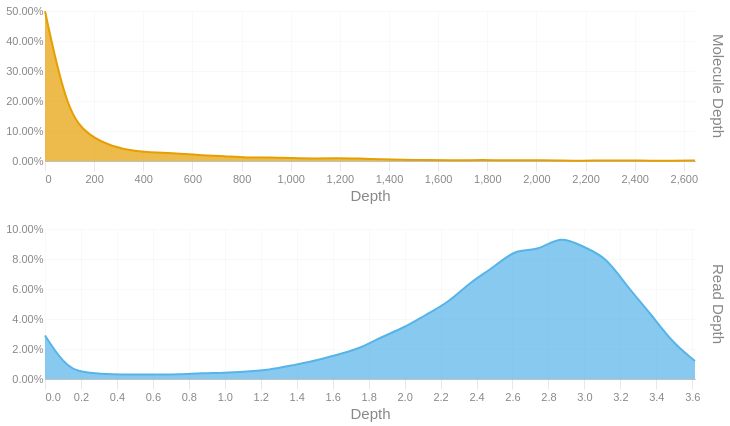

Notebook code cell kept with this figure:
### Code cell
readdep = depth_hist(tb['Read Depth'], q99, 3)
readdep = readdep.with_columns(pl.lit('Read Depth').alias('Metric'))
if not SKIPLR:
    moldep = depth_hist(tb['Molecule Depth'], mol_q99, 1)
    moldep = moldep.with_columns(pl.lit('Molecule Depth').alias('Metric'))
    _hist = pl.concat([readdep, moldep])
    _hist = _hist.filter(pl.col('Proportion') != 0)
    with SafeRender(_hist):
        (
            alt.Chart(_hist)        
            .mark_area(interpolate = "basis")
            .encode(
                x=alt.X('Bin:Q').scale(domainMin=0).axis(alt.Axis(title='Depth')),
                y = alt.Y('Proportion:Q', title = None).axis(format = '.2%'),
                color = alt.Color('Metric:N').legend(None),
                row = alt.Row("Metric:N").header(title = None, labelOrient = 'right'),
                tooltip = [
                    alt.Tooltip("Metric:N", title = "Metric"),
                    alt.Tooltip('Interval:N', title = "Depth Interval"),
                    alt.Tooltip('Proportion:Q', title = "% Alignments").format('.2%')
                ]
            )
            .resolve_scale(x='independent', y='independent')
            .properties(
                height = 150, width = 650,
                usermeta={'embedOptions': {'downloadFileName': f'{samplename}.depth.hist'}}
            )
        ).display()
else:
    readdep = readdep.filter(pl.col('Proportion') != 0)
    with SafeRender(readdep):
        (
            alt.Chart(readdep)        
            .mark_area(interpolate = "basis")
            .encode(
                x=alt.X('Bin:Q').scale(domainMin=0).axis(alt.Axis(title='Depth')),
                y = alt.Y('Proportion:Q', title = None).axis(format = '.2%'),
                tooltip = [
                    alt.Tooltip('Interval:N', title = "Depth Interval"),
                    alt.Tooltip('Proportion:Q', title = "% Alignments").format('.2%')
                ]
            )
            .properties(
                usermeta={'embedOptions': {'downloadFileName': f'{samplename}.depth.hist'}}
            )
        ).display()

### Figure 1 — Vega-Lite specification as saved in the notebook (floating-point values rounded to 4 significant figures)
{"width": 650, "height": 150, "config": {"title": {"anchor": "start", "dy": -15, "fontSize": 18, "color": "#888888", "subtitleColor": "#888888", "subtitleFontSize": 14}, "arc": {"fill": "#0072B2"}, "axis": {"domainColor": "#888888", "domainWidth": 0.5, "gridWidth": 0.2, "grid": false, "titleFontWeight": 400, "titleFontSize": 15, "labelFontSize": 11, "labelColor": "#888888", "tickColor": "#888888", "tickWidth": 0.2, "titleColor": "#888888"}, "axisBand": {"grid": false}, "axisX": {"grid": true, "tickSize": 10, "domainCap": "round"}, "axisY": {"domain": false, "grid": true, "tickSize": 0, "domainCap": "round"}, "background": "transparent", "header": {"labelFontSize": 15, "labelColor": "#888888", "titleFontSize": 15, "titleFontWeight": 600, "titleColor": "#888888"}, "legend": {"labelFont": "sans-serif", "labelFontSize": 12, "labelColor": "#888888", "symbolSize": 100, "symbolType": "circle", "titleFontSize": 12, "titlePadding": 10, "titleColor": "#888888", "title": null}, "range": {"category": ["#E69F00", "#56B4E9", "#009E73", "#F0E442", "#0072B2", "#D55E00", "#CC79A7", "#000000"], "diverging": ["#cfe8f3", "#a2d4ec", "#73bfe2", "#46abdb", "#1696d2", "#12719e"]}, "area": {"fill": "#0072B2", "fillOpacity": 0.7, "line": true, "strokeOpacity": 0.7}, "line": {"color": "#0072B2", "stroke": "#0072B2", "strokeWidth": 2}, "trail": {"color": "#0072B2", "stroke": "#0072B2", "strokeWidth": 0, "size": 1}, "point": {"filled": true, "fillOpacity": 1.0, "size": 95}, "text": {"color": "#888888", "fontSize": 11, "align": "right", "fontWeight": 400, "size": 11}, "bar": {"fill": "#0072B2", "stroke": null}, "view": {"stroke": null, "continuousWidth": 660, "continuousHeight": 400}}, "data": {"name": "data-e7ec9e2c3551b8f0d2e6b0486f25dd76"}, "mark": {"type": "area", "interpolate": "basis"}, "encoding": {"color": {"field": "Metric", "legend": null, "type": "nominal"}, "row": {"field": "Metric", "header": {"title": null, "labelOrient": "right"}, "type": "nominal"}, "tooltip": [{"field": "Metric", "title": "Metric", "type": "nominal"}, {"field": "Interval", "title": "Depth Interval", "type": "nominal"}, {"field": "Proportion", "format": ".2%", "title": "% Alignments", "type": "quantitative"}], "x": {"axis": {"title": "Depth"}, "field": "Bin", "scale": {"domainMin": 0}, "type": "quantitative"}, "y": {"axis": {"format": ".2%"}, "field": "Proportion", "title": null, "type": "quantitative"}}, "resolve": {"scale": {"x": "independent", "y": "independent"}}, "usermeta": {"embedOptions": {"downloadFileName": "S6_Musquodoboit_1544.depth.hist"}}, "$schema": "https://vega.github.io/schema/vega-lite/v6.1.0.json", "datasets": {"data-e7ec9e2c3551b8f0d2e6b0486f25dd76": [{"Bin": 0.0, "Interval": "0.0-0.125", "Proportion": 0.029, "Metric": "Read Depth"}, {"Bin": 0.125, "Interval": "0.125-0.249", "Proportion": 0.006, "Metric": "Read Depth"}, {"Bin": 0.249, "Interval": "0.249-0.374", "Proportion": 0.004, "Metric": "Read Depth"}, {"Bin": 0.374, "Interval": "0.374-0.499", "Proportion": 0.003, "Metric": "Read Depth"}, {"Bin": 0.499, "Interval": "0.499-0.623", "Proportion": 0.003, "Metric": "Read Depth"}, {"Bin": 0.623, "Interval": "0.623-0.748", "Proportion": 0.003, "Metric": "Read Depth"}, {"Bin": 0.748, "Interval": "0.748-0.873", "Proportion": 0.003, "Metric": "Read Depth"}, {"Bin": 0.873, "Interval": "0.873-0.997", "Proportion": 0.004, "Metric": "Read Depth"}, {"Bin": 0.997, "Interval": "0.997-1.122", "Proportion": 0.004, "Metric": "Read Depth"}, {"Bin": 1.122, "Interval": "1.122-1.247", "Proportion": 0.005, "Metric": "Read Depth"}, {"Bin": 1.247, "Interval": "1.247-1.371", "Proportion": 0.006, "Metric": "Read Depth"}, {"Bin": 1.371, "Interval": "1.371-1.496", "Proportion": 0.009, "Metric": "Read Depth"}, {"Bin": 1.496, "Interval": "1.496-1.621", "Proportion": 0.012, "Metric": "Read Depth"}, {"Bin": 1.621, "Interval": "1.621-1.745", "Proportion": 0.016, "Metric": "Read Depth"}, {"Bin": 1.745, "Interval": "1.745-1.87", "Proportion": 0.02, "Metric": "Read Depth"}, {"Bin": 1.87, "Interval": "1.87-1.995", "Proportion": 0.028, "Metric": "Read Depth"}, {"Bin": 1.995, "Interval": "1.995-2.119", "Proportion": 0.034, "Metric": "Read Depth"}, {"Bin": 2.119, "Interval": "2.119-2.244", "Proportion": 0.043, "Metric": "Read Depth"}, {"Bin": 2.244, "Interval": "2.244-2.369", "Proportion": 0.051, "Metric": "Read Depth"}, {"Bin": 2.369, "Interval": "2.369-2.493", "Proportion": 0.065, "Metric": "Read Depth"}, {"Bin": 2.493, "Interval": "2.493-2.618", "Proportion": 0.074, "Metric": "Read Depth"}, {"Bin": 2.618, "Interval": "2.618-2.743", "Proportion": 0.087, "Metric": "Read Depth"}, {"Bin": 2.743, "Interval": "2.743-2.867", "Proportion": 0.085, "Metric": "Read Depth"}, {"Bin": 2.867, "Interval": "2.867-2.992", "Proportion": 0.096, "Metric": "Read Depth"}, {"Bin": 2.992, "Interval": "2.992-3.117", "Proportion": 0.088, "Metric": "Read Depth"}, {"Bin": 3.117, "Interval": "3.117-3.241", "Proportion": 0.082, "Metric": "Read Depth"}, {"Bin": 3.241, "Interval": "3.241-3.366", "Proportion": 0.061, "Metric": "Read Depth"}, {"Bin": 3.366, "Interval": "3.366-3.491", "Proportion": 0.044, "Metric": "Read Depth"}, {"Bin": 3.491, "Interval": "3.491-3.615", "Proportion": 0.024, "Metric": "Read Depth"}, {"Bin": 3.615, "Interval": "3.615-3.74", "Proportion": 0.012, "Metric": "Read Depth"}, {"Bin": 0.0, "Interval": "0.0-91.2", "Proportion": 0.499, "Metric": "Molecule Depth"}, {"Bin": 91.2, "Interval": "91.2-182.4", "Proportion": 0.156, "Metric": "Molecule Depth"}, {"Bin": 182.4, "Interval": "182.4-273.7", "Proportion": 0.082, "Metric": "Molecule Depth"}, {"Bin": 273.7, "Interval": "273.7-364.9", "Proportion": 0.048, "Metric": "Molecule Depth"}, {"Bin": 364.9, "Interval": "364.9-456.1", "Proportion": 0.032, "Metric": "Molecule Depth"}, {"Bin": 456.1, "Interval": "456.1-547.3", "Proportion": 0.028, "Metric": "Molecule Depth"}, {"Bin": 547.3, "Interval": "547.3-638.5", "Proportion": 0.025, "Metric": "Molecule Depth"}, {"Bin": 638.5, "Interval": "638.5-729.8", "Proportion": 0.019, "Metric": "Molecule Depth"}, {"Bin": 729.8, "Interval": "729.8-821.0", "Proportion": 0.016, "Metric": "Molecule Depth"}, {"Bin": 821.0, "Interval": "821.0-912.2", "Proportion": 0.011, "Metric": "Molecule Depth"}, {"Bin": 912.2, "Interval": "912.2-1003.4", "Proportion": 0.012, "Metric": "Molecule Depth"}, {"Bin": 1003.0, "Interval": "1003.4-1094.7", "Proportion": 0.01, "Metric": "Molecule Depth"}, {"Bin": 1095.0, "Interval": "1094.7-1185.9", "Proportion": 0.008, "Metric": "Molecule Depth"}, {"Bin": 1186.0, "Interval": "1185.9-1277.1", "Proportion": 0.01, "Metric": "Molecule Depth"}, {"Bin": 1277.0, "Interval": "1277.1-1368.3", "Proportion": 0.008, "Metric": "Molecule Depth"}, {"Bin": 1368.0, "Interval": "1368.3-1459.5", "Proportion": 0.006, "Metric": "Molecule Depth"}, {"Bin": 1460.0, "Interval": "1459.5-1550.8", "Proportion": 0.004, "Metric": "Molecule Depth"}, {"Bin": 1551.0, "Interval": "1550.8-1642.0", "Proportion": 0.003, "Metric": "Molecule Depth"}, {"Bin": 1642.0, "Interval": "1642.0-1733.2", "Proportion": 0.002, "Metric": "Molecule Depth"}, {"Bin": 1733.0, "Interval": "1733.2-1824.4", "Proportion": 0.003, "Metric": "Molecule Depth"}, {"Bin": 1824.0, "Interval": "1824.4-1915.6", "Proportion": 0.003, "Metric": "Molecule Depth"}, {"Bin": 1916.0, "Interval": "1915.6-2006.9", "Proportion": 0.002, "Metric": "Molecule Depth"}, {"Bin": 2007.0, "Interval": "2006.9-2098.1", "Proportion": 0.003, "Metric": "Molecule Depth"}, {"Bin": 2098.0, "Interval": "2098.1-2189.3", "Proportion": 0.001, "Metric": "Molecule Depth"}, {"Bin": 2189.0, "Interval": "2189.3-2280.5", "Proportion": 0.001, "Metric": "Molecule Depth"}, {"Bin": 2280.0, "Interval": "2280.5-2371.7", "Proportion": 0.002, "Metric": "Molecule Depth"}, {"Bin": 2372.0, "Interval": "2371.7-2463.0", "Proportion": 0.002, "Metric": "Molecule Depth"}, {"Bin": 2463.0, "Interval": "2463.0-2554.2", "Proportion": 0.001, "Metric": "Molecule Depth"}, {"Bin": 2554.0, "Interval": "2554.2-2645.4", "Proportion": 0.001, "Metric": "Molecule Depth"}, {"Bin": 2645.0, "Interval": "2645.4-2736.63", "Proportion": 0.002, "Metric": "Molecule Depth"}]}}
